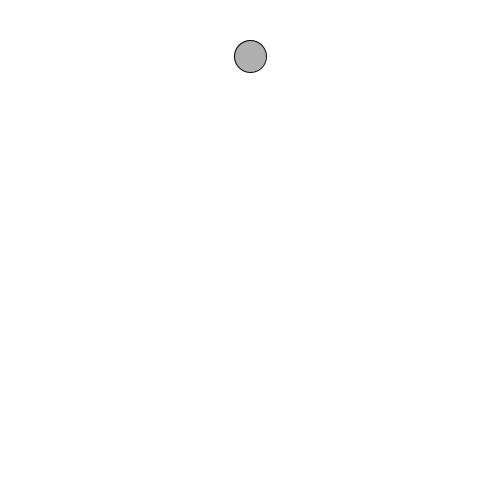
Frame 1 (no input)
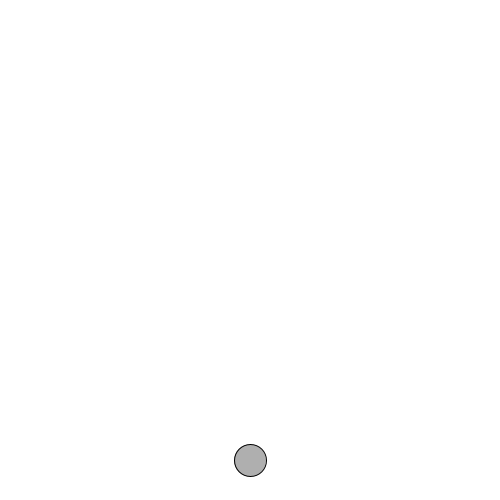
Frame 60 (the mouse pressed at the canvas centre just before this capture)
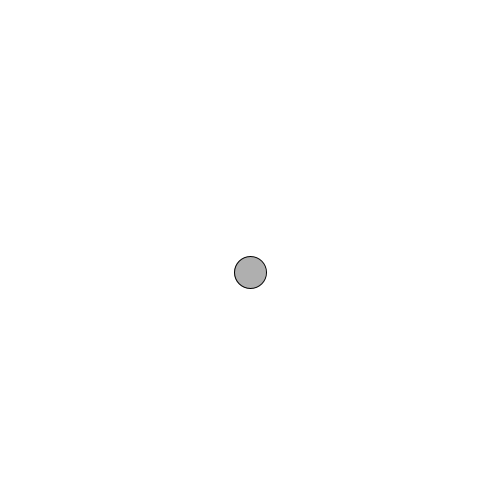
Frame 120 (the mouse held since frame 60 and released just before this capture)

The Processing sketch that drew these frames (run headless with seeded random() and noise(); from frame 60 on, the mouse is pressed at the canvas centre):

// Processing sketch: processing_104855
// ── processing_104855.pde

float y = 50;
float spead = 6;
float g=0.1;


void setup() {
  size(500,500);
  smooth();
}

void draw() {
  background(255);
  y = y + spead;
  spead= spead + g;
  
  if ((y > height) || (y <0)) 
  {
    spead= spead * -0.6;
  }
  
  stroke(0);
  fill(175);
  ellipse(250,y,32,32);
  }
